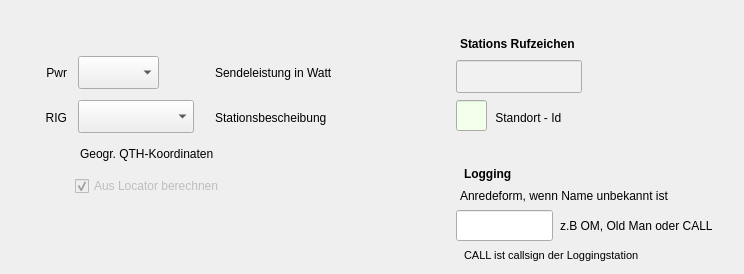
      <widget class="QWidget" name="tab_2">
       <attribute name="title">
        <string>Arbeits-Einstellungen</string>
       </attribute>
       <widget class="QComboBox" name="PwrBox">
        <property name="geometry">
         <rect>
          <x>78</x>
          <y>56</y>
          <width>81</width>
          <height>33</height>
         </rect>
        </property>
        <property name="font">
         <font>
          <weight>50</weight>
          <bold>false</bold>
         </font>
        </property>
        <property name="focusPolicy">
         <enum>Qt::NoFocus</enum>
        </property>
       </widget>
       <widget class="QLabel" name="label_10">
        <property name="geometry">
         <rect>
          <x>215</x>
          <y>60</y>
          <width>211</width>
          <height>25</height>
         </rect>
        </property>
        <property name="font">
         <font>
          <weight>50</weight>
          <bold>false</bold>
         </font>
        </property>
        <property name="text">
         <string>Sendeleistung in Watt</string>
        </property>
        <property name="alignment">
         <set>Qt::AlignLeading|Qt::AlignLeft|Qt::AlignVCenter</set>
        </property>
       </widget>
       <widget class="QComboBox" name="RigBox">
        <property name="geometry">
         <rect>
          <x>78</x>
          <y>100</y>
          <width>116</width>
          <height>33</height>
         </rect>
        </property>
        <property name="font">
         <font>
          <weight>50</weight>
          <bold>false</bold>
         </font>
        </property>
        <property name="focusPolicy">
         <enum>Qt::NoFocus</enum>
        </property>
       </widget>
       <widget class="QLabel" name="label_23">
        <property name="geometry">
         <rect>
          <x>215</x>
          <y>105</y>
          <width>196</width>
          <height>25</height>
         </rect>
        </property>
        <property name="font">
         <font>
          <weight>50</weight>
          <bold>false</bold>
         </font>
        </property>
        <property name="text">
         <string>Stationsbescheibung</string>
        </property>
        <property name="alignment">
         <set>Qt::AlignLeading|Qt::AlignLeft|Qt::AlignVCenter</set>
        </property>
       </widget>
       <widget class="QCheckBox" name="checkBoxLocator">
        <property name="enabled">
         <bool>false</bool>
        </property>
        <property name="geometry">
         <rect>
          <x>75</x>
          <y>175</y>
          <width>241</width>
          <height>22</height>
         </rect>
        </property>
        <property name="font">
         <font>
          <weight>50</weight>
          <bold>false</bold>
         </font>
        </property>
        <property name="focusPolicy">
         <enum>Qt::NoFocus</enum>
        </property>
        <property name="text">
         <string>Aus Locator berechnen</string>
        </property>
        <property name="checked">
         <bool>true</bool>
        </property>
       </widget>
       <widget class="QLabel" name="label_31">
        <property name="geometry">
         <rect>
          <x>80</x>
          <y>145</y>
          <width>226</width>
          <height>18</height>
         </rect>
        </property>
        <property name="font">
         <font>
          <weight>50</weight>
          <bold>false</bold>
         </font>
        </property>
        <property name="text">
         <string>Geogr. QTH-Koordinaten</string>
        </property>
       </widget>
       <widget class="QLineEdit" name="wCallEdit">
        <property name="enabled">
         <bool>true</bool>
        </property>
        <property name="geometry">
         <rect>
          <x>456</x>
          <y>60</y>
          <width>126</width>
          <height>33</height>
         </rect>
        </property>
        <property name="palette">
         <palette>
          <active>
           <colorrole role="Base">
            <brush brushstyle="SolidPattern">
             <color alpha="255">
              <red>241</red>
              <green>241</green>
              <blue>241</blue>
             </color>
            </brush>
           </colorrole>
          </active>
          <inactive>
           <colorrole role="Base">
            <brush brushstyle="SolidPattern">
             <color alpha="255">
              <red>241</red>
              <green>241</green>
              <blue>241</blue>
             </color>
            </brush>
           </colorrole>
          </inactive>
          <disabled>
           <colorrole role="Base">
            <brush brushstyle="SolidPattern">
             <color alpha="255">
              <red>255</red>
              <green>255</green>
              <blue>255</blue>
             </color>
            </brush>
           </colorrole>
          </disabled>
         </palette>
        </property>
        <property name="font">
         <font>
          <weight>50</weight>
          <bold>false</bold>
         </font>
        </property>
        <property name="focusPolicy">
         <enum>Qt::NoFocus</enum>
        </property>
       </widget>
       <widget class="QLabel" name="label_26">
        <property name="geometry">
         <rect>
          <x>460</x>
          <y>28</y>
          <width>206</width>
          <height>31</height>
         </rect>
        </property>
        <property name="font">
         <font>
          <weight>75</weight>
          <bold>true</bold>
         </font>
        </property>
        <property name="text">
         <string>Stations Rufzeichen</string>
        </property>
       </widget>
       <widget class="QLineEdit" name="HidW">
        <property name="geometry">
         <rect>
          <x>456</x>
          <y>100</y>
          <width>31</width>
          <height>31</height>
         </rect>
        </property>
        <property name="palette">
         <palette>
          <active>
           <colorrole role="Base">
            <brush brushstyle="SolidPattern">
             <color alpha="255">
              <red>242</red>
              <green>255</green>
              <blue>234</blue>
             </color>
            </brush>
           </colorrole>
          </active>
          <inactive>
           <colorrole role="Base">
            <brush brushstyle="SolidPattern">
             <color alpha="255">
              <red>242</red>
              <green>255</green>
              <blue>234</blue>
             </color>
            </brush>
           </colorrole>
          </inactive>
          <disabled>
           <colorrole role="Base">
            <brush brushstyle="SolidPattern">
             <color alpha="255">
              <red>255</red>
              <green>255</green>
              <blue>255</blue>
             </color>
            </brush>
           </colorrole>
          </disabled>
         </palette>
        </property>
        <property name="focusPolicy">
         <enum>Qt::NoFocus</enum>
        </property>
        <property name="alignment">
         <set>Qt::AlignCenter</set>
        </property>
       </widget>
       <widget class="QLabel" name="label_21">
        <property name="geometry">
         <rect>
          <x>492</x>
          <y>105</y>
          <width>141</width>
          <height>25</height>
         </rect>
        </property>
        <property name="font">
         <font>
          <weight>50</weight>
          <bold>false</bold>
         </font>
        </property>
        <property name="text">
         <string> Standort - Id</string>
        </property>
       </widget>
       <widget class="QLabel" name="label_32">
        <property name="geometry">
         <rect>
          <x>24</x>
          <y>60</y>
          <width>43</width>
          <height>26</height>
         </rect>
        </property>
        <property name="text">
         <string>Pwr</string>
        </property>
        <property name="alignment">
         <set>Qt::AlignRight|Qt::AlignTrailing|Qt::AlignVCenter</set>
        </property>
       </widget>
       <widget class="QLabel" name="label_42">
        <property name="geometry">
         <rect>
          <x>24</x>
          <y>102</y>
          <width>43</width>
          <height>31</height>
         </rect>
        </property>
        <property name="text">
         <string>RIG</string>
        </property>
        <property name="alignment">
         <set>Qt::AlignRight|Qt::AlignTrailing|Qt::AlignVCenter</set>
        </property>
       </widget>
       <widget class="QLabel" name="label_11">
        <property name="geometry">
         <rect>
          <x>460</x>
          <y>186</y>
          <width>253</width>
          <height>19</height>
         </rect>
        </property>
        <property name="text">
         <string>Anredeform, wenn Name unbekannt ist</string>
        </property>
       </widget>
       <widget class="QLineEdit" name="lineEditOM">
        <property name="geometry">
         <rect>
          <x>456</x>
          <y>210</y>
          <width>97</width>
          <height>31</height>
         </rect>
        </property>
        <property name="text">
         <string/>
        </property>
       </widget>
       <widget class="QLabel" name="label_39">
        <property name="geometry">
         <rect>
          <x>560</x>
          <y>216</y>
          <width>175</width>
          <height>19</height>
         </rect>
        </property>
        <property name="text">
         <string>z.B OM, Old Man oder CALL</string>
        </property>
       </widget>
       <widget class="QLabel" name="label_54">
        <property name="geometry">
         <rect>
          <x>464</x>
          <y>164</y>
          <width>97</width>
          <height>19</height>
         </rect>
        </property>
        <property name="font">
         <font>
          <weight>75</weight>
          <bold>true</bold>
         </font>
        </property>
        <property name="text">
         <string>Logging</string>
        </property>
       </widget>
       <widget class="QLabel" name="label_60">
        <property name="geometry">
         <rect>
          <x>464</x>
          <y>246</y>
          <width>205</width>
          <height>19</height>
         </rect>
        </property>
        <property name="font">
         <font>
          <pointsize>8</pointsize>
         </font>
        </property>
        <property name="text">
         <string>CALL ist callsign der Loggingstation</string>
        </property>
       </widget>
      </widget>
